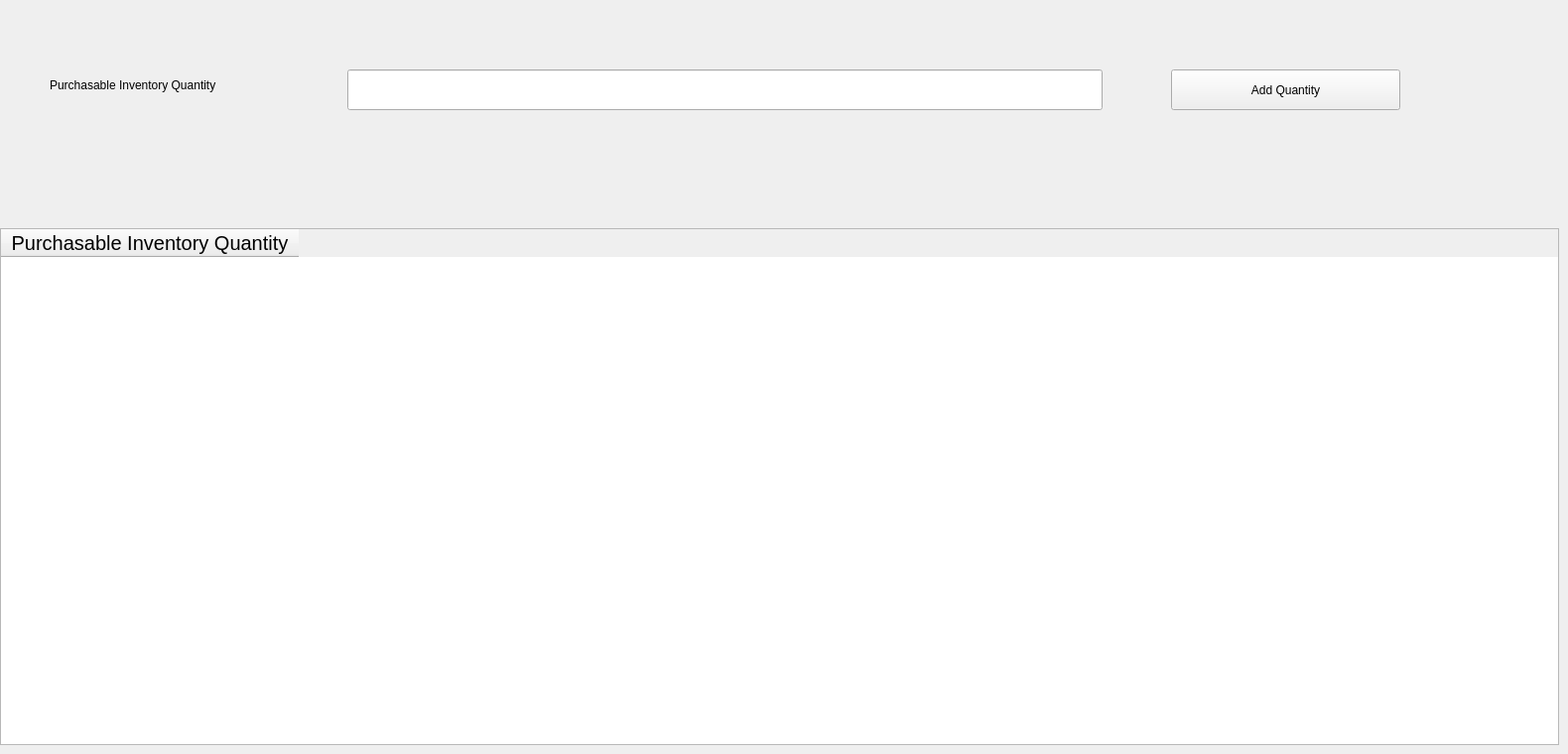
      <widget class="QWidget" name="tab_9">
       <attribute name="title">
        <string>Purchasable</string>
       </attribute>
       <widget class="QLabel" name="label_36">
        <property name="geometry">
         <rect>
          <x>50</x>
          <y>70</y>
          <width>291</width>
          <height>31</height>
         </rect>
        </property>
        <property name="text">
         <string>Purchasable Inventory Quantity </string>
        </property>
       </widget>
       <widget class="QLineEdit" name="lineEdit_29">
        <property name="geometry">
         <rect>
          <x>350</x>
          <y>70</y>
          <width>761</width>
          <height>41</height>
         </rect>
        </property>
        <property name="text">
         <string/>
        </property>
       </widget>
       <widget class="QPushButton" name="pushButton_21">
        <property name="geometry">
         <rect>
          <x>1180</x>
          <y>70</y>
          <width>231</width>
          <height>41</height>
         </rect>
        </property>
        <property name="text">
         <string>Add Quantity</string>
        </property>
       </widget>
       <widget class="QTableWidget" name="tableWidget_4">
        <property name="geometry">
         <rect>
          <x>0</x>
          <y>230</y>
          <width>1571</width>
          <height>521</height>
         </rect>
        </property>
        <property name="font">
         <font>
          <pointsize>15</pointsize>
         </font>
        </property>
        <attribute name="horizontalHeaderDefaultSectionSize">
         <number>300</number>
        </attribute>
        <column>
         <property name="text">
          <string>Purchasable Inventory Quantity</string>
         </property>
        </column>
       </widget>
      </widget>
